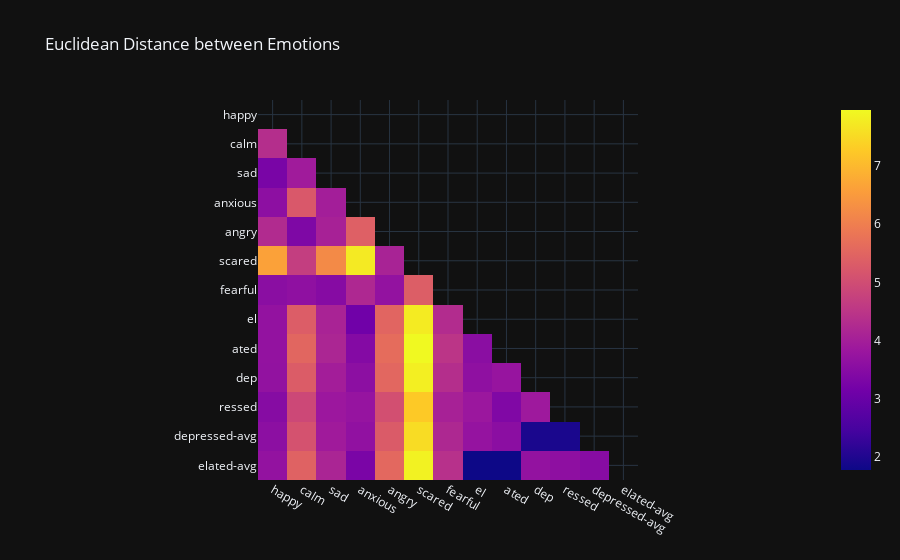

Source (notebook cell):
### Code cell
# put all the numbers in pandas df then plot
def euc(emb1, emb2):
    return cdist(emb1.unsqueeze(0), emb2.unsqueeze(0)).item()

df = DataFrame(index=emotions+["depressed-avg", "elated-avg"], columns=emotions+["depressed-avg", "elated-avg"])
for p in combinations(emotions, r=2):
    df[p[0]][p[1]]= euc(emo_embs[p[0]], emo_embs[p[1]])

# handle averaging for depressed and elated
for emo in emotions:
    df[emo]['depressed-avg'] = (euc(emo_embs[emo], emo_embs['dep']) + euc(emo_embs[emo], emo_embs['ressed'])) / 2
    df[emo]['elated-avg'] = (euc(emo_embs[emo], emo_embs['el']) + euc(emo_embs[emo], emo_embs['ated'])) / 2
df['depressed-avg']['elated-avg'] = (euc(emo_embs['dep'], emo_embs['el']) + euc(emo_embs['ressed'], emo_embs['ated'])) / 2

fig = px.imshow(df, title="Euclidean Distance between Emotions")
print(print("Note: dep-ressed and el-ated got split into two embeddings in the LLM, we are taking the euclidean distance."))
fig.show()
fig.write_html("euc_dist_vis.html")

### Figure 1 — Plotly figure (JSON) as saved in the notebook; plotly's stock layout.template omitted (floating-point values rounded to 4 significant figures; data arrays with more than 128 entries replaced by an {"elided": "..."} marker saying what was removed)
{"data": [{"coloraxis": "coloraxis", "name": "0", "x": ["happy", "calm", "sad", "anxious", "angry", "scared", "fearful", "el", "ated", "dep", "ressed", "depressed-avg", "elated-avg"], "y": ["happy", "calm", "sad", "anxious", "angry", "scared", "fearful", "el", "ated", "dep", "ressed", "depressed-avg", "elated-avg"], "z": {"elided": "13x13 float values"}, "type": "heatmap", "xaxis": "x", "yaxis": "y", "hovertemplate": "x: %{x}<br>y: %{y}<br>color: %{z}<extra></extra>"}], "layout": {"xaxis": {"anchor": "y", "domain": [0.0, 1.0], "scaleanchor": "y", "constrain": "domain"}, "yaxis": {"anchor": "x", "domain": [0.0, 1.0], "autorange": "reversed", "constrain": "domain"}, "coloraxis": {"colorscale": [[0.0, "#0d0887"], [0.1111, "#46039f"], [0.2222, "#7201a8"], [0.3333, "#9c179e"], [0.4444, "#bd3786"], [0.5556, "#d8576b"], [0.6667, "#ed7953"], [0.7778, "#fb9f3a"], [0.8889, "#fdca26"], [1.0, "#f0f921"]]}, "title": {"text": "Euclidean Distance between Emotions"}}}
